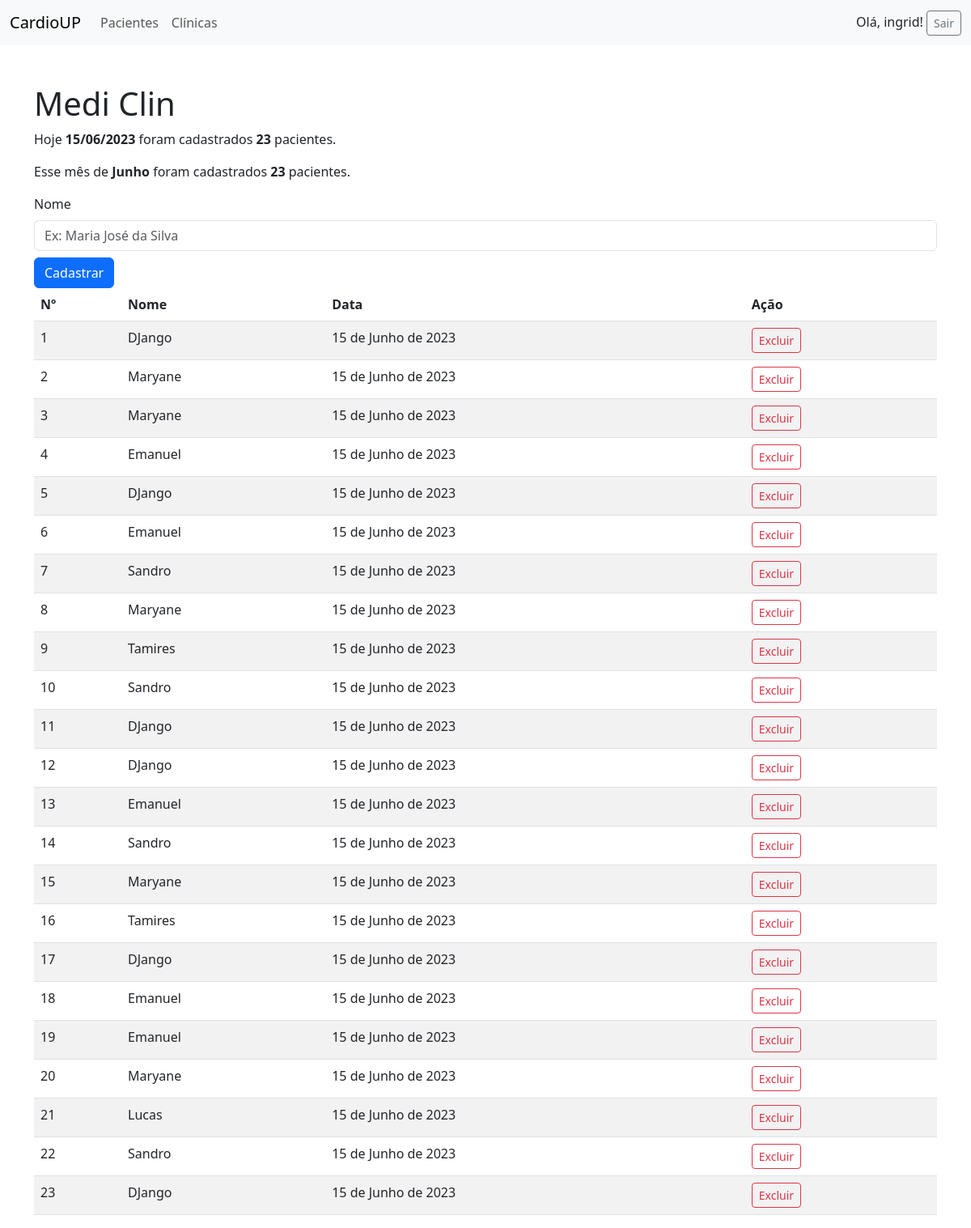
Screenshot of /clinica/2/paciente/novo (signed in) with the database file from the repository.
### clinica/models.py (models this page shows)
class Clinica(models.Model):
    usuario = models.ForeignKey(Usuario, on_delete=models.CASCADE)
    foto = models.ImageField(upload_to='clinicas', blank=True, null=True)
    nome = models.CharField(max_length=50)
    whatsapp = models.CharField(max_length=20, blank=True, null=True)
    def __str__(self):
        return '%s' % self.nome
    class Meta:
        ordering = ['nome', ]

### paciente/models.py (models this page shows, shortened)
class Paciente(models.Model):
    usuario = models.ForeignKey(Usuario, on_delete=models.CASCADE)
    clinica = models.ForeignKey(Clinica, on_delete=models.CASCADE)
    nome = models.CharField(max_length=200)
    criado_em = models.DateTimeField(auto_now_add=True)
    pago = models.BooleanField(default=False)
    class Meta:
        ordering = ['-criado_em', ]

### clinica/views.py (the view, shortened to what this page needs)
# urls.py: path('<int:clinica_id>/paciente/novo', PacienteNovoView.as_view(), name='paciente_novo'),
class PacienteNovoView(CreateView):
    model = Paciente
    form_class = PacienteForm
    template_name = 'clinica/paciente_novo.html'
    def get_context_data(self, **kwargs):
        context = super().get_context_data(**kwargs)
        clinica = Clinica.objects.get(id=self.kwargs['clinica_id'])
        ano = timezone.now().year
        mes = timezone.now().month
        primeiro_dia = datetime(ano, mes, 1, tzinfo=pytz.timezone('America/Sao_Paulo'))
        ultimo_dia = datetime(ano, mes, calendar.monthrange(ano, mes)[1], tzinfo=pytz.timezone('America/Sao_Paulo'))
        print(primeiro_dia, ultimo_dia)
        context["hoje"] = timezone.now()
        context["mes"] = timezone.now().month
        context["clinica"] = clinica
        context["pacientes"] = Paciente.objects.filter(clinica=clinica, criado_em__date=timezone.now())
        context["pacientes_mes"] = Paciente.objects.filter(clinica=clinica, criado_em__range=(primeiro_dia, ultimo_dia))
        return context

### clinica/forms.py
class PacienteForm(forms.ModelForm):
    class Meta:
        model = Paciente
        fields = ['nome', ]

### clinica/templates/clinica/paciente_novo.html (shortened to what this page needs)
{% extends 'base.html' %}
{% block content %}
<div class="container pt-5">
    <p class="h1">{{ clinica }}</p>
    <p class="p">Hoje <strong>{{ hoje|date:"d/m/Y" }}</strong> foram cadastrados <strong>{{ pacientes|length }}</strong> pacientes.</p>
    <p class="p">Esse mês de <strong>{{ hoje|date:"F" }}</strong> foram cadastrados <strong>{{ pacientes_mes|length }}</strong> pacientes.</p>
    <form method="post">
        {% for field in form %}
        <div class="">
            <label for="{{ field.label|lower }}" class="form-label">Nome</label>
            <input type="text" class="form-control" required id="{{ field.label|lower }}" name="{{ field.label|lower }}" placeholder="Ex: Maria José da Silva">
        </div>
        {% endfor %}
        <button type="submit" class="btn btn-primary btn-block mt-2">Cadastrar</button>
    </form>
    <table class="table table-striped">
        <thead>
        <tr>
            <th scope="col">Nº</th>
            <th scope="col">Nome</th>
            <th scope="col">Data</th>
            <th scope="col">Ação</th>
        </tr>
        </thead>
        <tbody>
        {% for paciente in pacientes_mes %}
        <tr>
            <td scope="row">{{ forloop.counter0|add:1 }}</td>
            <td class="">{{ paciente.nome }}</td>
            <td class="">{{ paciente.criado_em|date }}</td>
            <td>
                <a href="{% url 'paciente_delete' paciente.id %}" class="btn btn-sm btn-outline-danger" type="button">Excluir</a>
            </td>
        </tr>
        {% endfor %}
        </tbody>
    </table>
</div>
{% endblock %}

### templates/base.html (shortened to what this page needs)
{% load static %}
<!doctype html>
<html lang="pt-br">
<head>
    <link href="{% static 'css/bootstrap.min.css' %}" rel="stylesheet">
</head>
<body>
<nav class="navbar navbar-expand-lg bg-body-tertiary">
    <div class="container-fluid">
        <a class="navbar-brand" href="{% url 'index' %}">CardioUP</a>
        <div class="collapse navbar-collapse" id="navbarSupportedContent">
            <ul class="navbar-nav me-auto mb-2 mb-lg-0">
                <li class="nav-item">
                    <a class="nav-link" aria-current="page" href="#">Pacientes</a>
                </li>
                <li class="nav-item">
                    <a class="nav-link" href="{% url 'clinica_lista' %}">Clínicas</a>
                </li>
            </ul>
            <form class="justify-content-end">
                {% if user.is_authenticated %}
                Olá, {{ user }}! <a href="{% url 'logout' %}" class="btn btn-sm btn-outline-secondary" type="button">Sair</a>
                {% else %}
                <a class="btn btn-sm btn-outline-secondary" type="button">Entrar</a>
                {% endif %}
            </form>
        </div>
    </div>
</nav>
{% block content %}
{% endblock %}
</body>
</html>

### rows the page displays
Clinica: nome "Medi Clin"
Paciente: nome "DJango", criado_em "15 de Junho de 2023"
Paciente: nome "Maryane", criado_em "15 de Junho de 2023"
Paciente: nome "Maryane", criado_em "15 de Junho de 2023"
Paciente: nome "Emanuel", criado_em "15 de Junho de 2023"
Paciente: nome "DJango", criado_em "15 de Junho de 2023"
Paciente: nome "Emanuel", criado_em "15 de Junho de 2023"
Paciente: nome "Sandro", criado_em "15 de Junho de 2023"
Paciente: nome "Maryane", criado_em "15 de Junho de 2023"
Paciente: nome "Tamires", criado_em "15 de Junho de 2023"
Paciente: nome "Sandro", criado_em "15 de Junho de 2023"
Paciente: nome "DJango", criado_em "15 de Junho de 2023"
Paciente: nome "DJango", criado_em "15 de Junho de 2023"
Paciente: nome "Emanuel", criado_em "15 de Junho de 2023"
Paciente: nome "Sandro", criado_em "15 de Junho de 2023"
Paciente: nome "Maryane", criado_em "15 de Junho de 2023"
Paciente: nome "Tamires", criado_em "15 de Junho de 2023"
Paciente: nome "DJango", criado_em "15 de Junho de 2023"
Paciente: nome "Emanuel", criado_em "15 de Junho de 2023"
Paciente: nome "Emanuel", criado_em "15 de Junho de 2023"
Paciente: nome "Maryane", criado_em "15 de Junho de 2023"
Paciente: nome "Lucas", criado_em "15 de Junho de 2023"
Paciente: nome "Sandro", criado_em "15 de Junho de 2023"
Paciente: nome "DJango", criado_em "15 de Junho de 2023"

### other values shown
{{ user }} "ingrid"
{{ hoje|date:"d/m/Y" }} "15/06/2023"
{{ pacientes|length }} "23"
{{ hoje|date:"F" }} "Junho"
{{ pacientes_mes|length }} "23"
